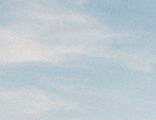
#> input picture TP3/ej2/images/cielo.jpg, 156 x 120 px, shrunk from 215 x 165 before the run
$ python main.py
#> lines starting #> are read from the running program, lines starting #| are printed output that depends on the picture
import pandas as pd
import numpy as np
import matplotlib.pyplot as plt
import seaborn as sns
from PIL import Image
from sklearn import svm
from sklearn.metrics import confusion_matrix

CIELO_CLASS = -1
PASTO_CLASS = 0
VACA_CLASS = 1

PATH = "out/"


def build_dataset():
    imgs = np.empty(shape=(0, 4))

    with Image.open("images/cielo.jpg") as img:
#> img is the input picture: PIL image 156x120 RGB; mean R, G, B 190.5, 202.6, 209.1
        imgs = np.append(imgs, prepare_images(
            np.asarray(img), CIELO_CLASS), axis=0)

    with Image.open("images/pasto.jpg") as img:
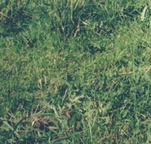
#> input picture TP3/ej2/images/pasto.jpg, 151 x 144 px, shrunk from 208 x 198 before the run
#> img is the input picture: PIL image 151x144 RGB; mean R, G, B 92.5, 118.3, 90.2
        imgs = np.append(imgs, prepare_images(
            np.asarray(img), PASTO_CLASS), axis=0)

    with Image.open("images/vaca.jpg") as img:
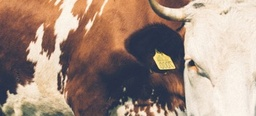
#> input picture TP3/ej2/images/vaca.jpg, 256 x 116 px, shrunk from 352 x 160 before the run
#> img is the input picture: PIL image 256x116 RGB; mean R, G, B 164, 141.6, 129.2
        imgs = np.append(imgs, prepare_images(
            np.asarray(img), VACA_CLASS), axis=0)

    df = pd.DataFrame(imgs, columns=['r', 'g', 'b', 'class'], dtype=int)
#> df = table of 70160 rows and 4 columns
    df.to_csv("img_dataset.csv", encoding='utf-8', index=False, header=True)
    return df


def prepare_images(pixels, classification):
    # Flatten the RGB matrix to 3 arrays
    pixels = pixels.reshape(pixels.shape[0] * pixels.shape[1], pixels.shape[2])

    # class is the same length
    class_col = np.ones(shape=(pixels.shape[0], 1)) * classification
    pixels = np.append(pixels, class_col, axis=1)
    return pixels


def partition_dataset(df, partition_percentage):
    df = df.sample(frac=1).reset_index(drop=True)

    partition_size = int(np.floor(len(df) * partition_percentage))
    partitions = []

    bottom = 0
    up = partition_size
    while bottom < len(df):

        partitions.append(df[bottom:up].copy())
        bottom += partition_size
        up += partition_size
        if up > len(df):
            up = len(df)

    if (up - bottom) != partition_size:
        partitions[-2] = pd.concat([partitions[-2],
                                   partitions[-1]], ignore_index=True)

        partitions = partitions[:-1]

    return partitions


def save_heatmap(df, kernel, c):
    plt.clf()
    cmap = sns.color_palette("light:b", as_cmap=True, n_colors=5)

    ax = sns.heatmap(df, cmap=cmap,
                     annot=True, fmt=".2%", xticklabels=[-1, 0, 1], yticklabels=[-1, 0, 1])

    cbar = ax.collections[0].colorbar
    tick_labels = cbar.ax.get_yticklabels()
    tick_values = cbar.get_ticks()
    for i, tick_label in enumerate(tick_labels):
        tick_label.set_text(f"{int(tick_values[i] * 100)}%")
    cbar.ax.set_yticklabels(tick_labels)

    title = "Matriz de confusión C=" + str(c) + " Kernel=" + kernel
    ax.set_title(title, fontsize=7, pad=10)
    plt.tight_layout()

    file_name = f'svm_{kernel}_{c}'
    plt.savefig(PATH + f'{file_name}.png')


if __name__ == '__main__':
    df = build_dataset()
#> df = table of 70160 rows and 4 columns

    partitions = partition_dataset(df, 0.2)
#> partitions = 4 items

    test = partitions[-1]
#> test = table of 28064 rows and 4 columns
    train = pd.concat([p for p in partitions[0:-1]])
#> train = table of 42096 rows and 4 columns
#> (the run stopped early here; a loop or call above may not have finished)
